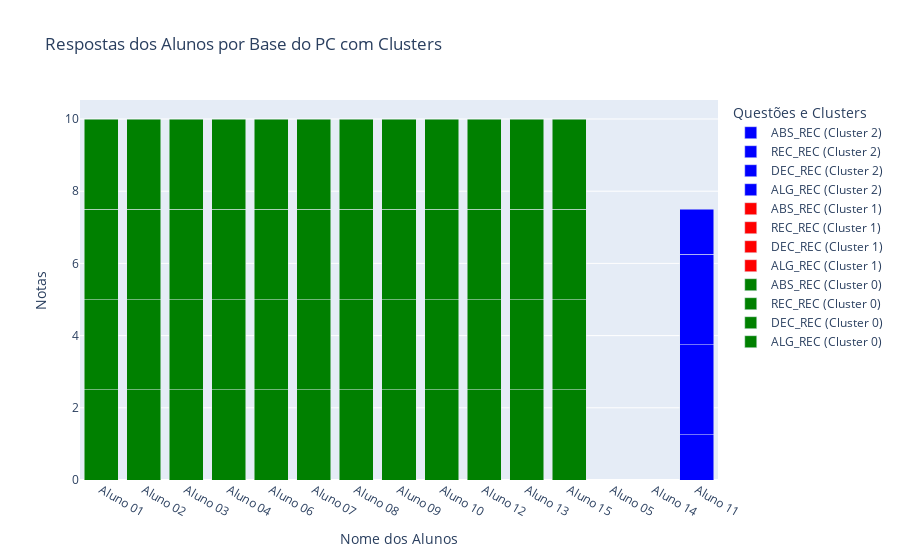

Here is the notebook cell this chart was saved with:
### Code cell
import pandas as pd
import plotly.graph_objects as go
from sklearn.cluster import KMeans

# Selecione as características desejadas
caracteristicas = ['ALG_REC', 'DEC_REC', 'REC_REC', 'ABS_REC']

# Selecionar apenas as características do DataFrame
X = df[caracteristicas]

# Escolha o número de clusters (n_clusters)
n_clusters = 3  # Altere o número de clusters conforme necessário

# Criar um modelo K-Means com o número desejado de clusters
kmeans = KMeans(n_clusters=n_clusters, random_state=0)

# Ajustar o modelo aos dados
kmeans.fit(X)

# Adicionar as informações do cluster de volta ao DataFrame
df['Cluster'] = kmeans.labels_

# Exibir informações sobre os clusters
cluster_centers = pd.DataFrame(kmeans.cluster_centers_, columns=caracteristicas)
cluster_info = df.groupby('Cluster').size()
print("Centros dos Clusters:")
print(cluster_centers)
print("\nContagem de amostras em cada cluster:")
print(cluster_info)

# Preparar os dados para o gráfico de barras empilhadas
fig = go.Figure()

# Cores para os clusters
cluster_colors = {0: 'green', 1: 'red', 2: 'blue' }  # Ajuste conforme o número de clusters

for cluster in range(n_clusters):
    cluster_data = df[df['Cluster'] == cluster]
    for questao in ['ALG_REC', 'DEC_REC', 'REC_REC', 'ABS_REC']:
        fig.add_trace(go.Bar(
            x=cluster_data['NOME'],
            y=cluster_data[questao],
            name=f'{questao} (Cluster {cluster})',
            marker_color=cluster_colors[cluster]
        ))

# Atualizar layout do gráfico
fig.update_layout(
    barmode='stack',
    title='Respostas dos Alunos por Base do PC com Clusters',
    xaxis=dict(title='Nome dos Alunos'),
    yaxis=dict(title='Notas'),
    legend=dict(title='Questões e Clusters')
)

# Exibir o gráfico
fig.show()

### Figure 1 — Plotly figure (JSON) as saved in the notebook; plotly's stock layout.template omitted (floating-point values rounded to 4 significant figures)
{"data": [{"marker": {"color": "green"}, "name": "ALG_REC (Cluster 0)", "type": "bar", "x": ["Aluno 01", "Aluno 02", "Aluno 03", "Aluno 04", "Aluno 06", "Aluno 07", "Aluno 08", "Aluno 09", "Aluno 10", "Aluno 12", "Aluno 13", "Aluno 15"], "y": [2.5, 2.5, 2.5, 2.5, 2.5, 2.5, 2.5, 2.5, 2.5, 2.5, 2.5, 2.5]}, {"marker": {"color": "green"}, "name": "DEC_REC (Cluster 0)", "type": "bar", "x": ["Aluno 01", "Aluno 02", "Aluno 03", "Aluno 04", "Aluno 06", "Aluno 07", "Aluno 08", "Aluno 09", "Aluno 10", "Aluno 12", "Aluno 13", "Aluno 15"], "y": [2.5, 2.5, 2.5, 2.5, 2.5, 2.5, 2.5, 2.5, 2.5, 2.5, 2.5, 2.5]}, {"marker": {"color": "green"}, "name": "REC_REC (Cluster 0)", "type": "bar", "x": ["Aluno 01", "Aluno 02", "Aluno 03", "Aluno 04", "Aluno 06", "Aluno 07", "Aluno 08", "Aluno 09", "Aluno 10", "Aluno 12", "Aluno 13", "Aluno 15"], "y": [2.5, 2.5, 2.5, 2.5, 2.5, 2.5, 2.5, 2.5, 2.5, 2.5, 2.5, 2.5]}, {"marker": {"color": "green"}, "name": "ABS_REC (Cluster 0)", "type": "bar", "x": ["Aluno 01", "Aluno 02", "Aluno 03", "Aluno 04", "Aluno 06", "Aluno 07", "Aluno 08", "Aluno 09", "Aluno 10", "Aluno 12", "Aluno 13", "Aluno 15"], "y": [2.5, 2.5, 2.5, 2.5, 2.5, 2.5, 2.5, 2.5, 2.5, 2.5, 2.5, 2.5]}, {"marker": {"color": "red"}, "name": "ALG_REC (Cluster 1)", "type": "bar", "x": ["Aluno 05", "Aluno 14"], "y": [0, 0]}, {"marker": {"color": "red"}, "name": "DEC_REC (Cluster 1)", "type": "bar", "x": ["Aluno 05", "Aluno 14"], "y": [0, 0]}, {"marker": {"color": "red"}, "name": "REC_REC (Cluster 1)", "type": "bar", "x": ["Aluno 05", "Aluno 14"], "y": [0, 0]}, {"marker": {"color": "red"}, "name": "ABS_REC (Cluster 1)", "type": "bar", "x": ["Aluno 05", "Aluno 14"], "y": [0, 0]}, {"marker": {"color": "blue"}, "name": "ALG_REC (Cluster 2)", "type": "bar", "x": ["Aluno 11"], "y": [1.25]}, {"marker": {"color": "blue"}, "name": "DEC_REC (Cluster 2)", "type": "bar", "x": ["Aluno 11"], "y": [2.5]}, {"marker": {"color": "blue"}, "name": "REC_REC (Cluster 2)", "type": "bar", "x": ["Aluno 11"], "y": [2.5]}, {"marker": {"color": "blue"}, "name": "ABS_REC (Cluster 2)", "type": "bar", "x": ["Aluno 11"], "y": [1.25]}], "layout": {"barmode": "stack", "legend": {"title": {"text": "Questões e Clusters"}}, "title": {"text": "Respostas dos Alunos por Base do PC com Clusters"}, "xaxis": {"title": {"text": "Nome dos Alunos"}}, "yaxis": {"title": {"text": "Notas"}}}}
